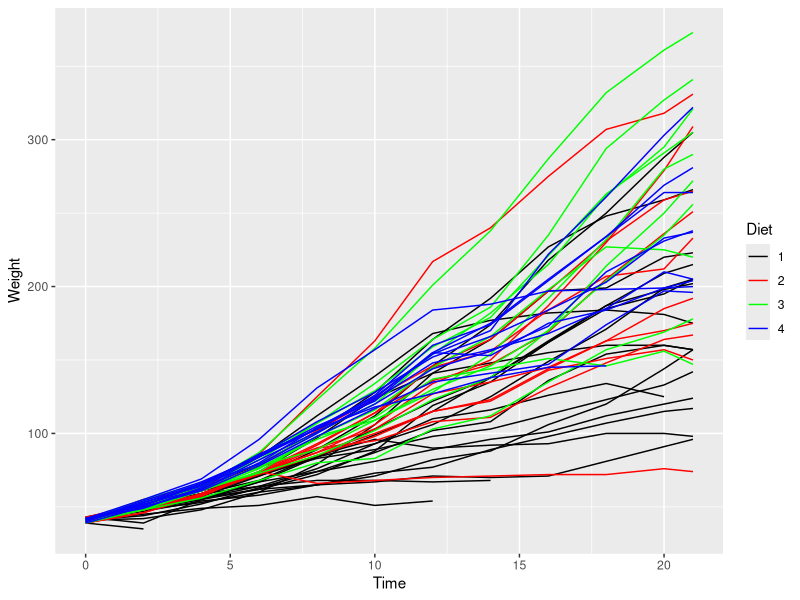
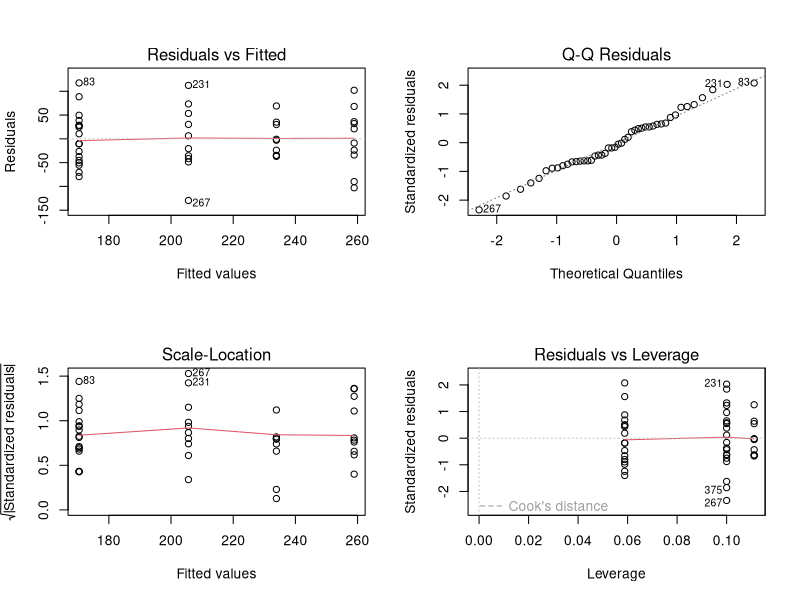

The R source for these figures, in order:
## ---- chunk 1
library(lme4)
## ---- chunk 2
data(ChickWeight)
## ---- chunk 3
# (a). (Type your code in the space below, if any)
summary(ChickWeight)
## ---- chunk 4
# (b). (Type your code in the space below, if any)
library(ggplot2)
ggplot(data=ChickWeight,aes(x=Time,y=weight,group=Chick,color=factor(Diet)))+
  geom_line()+
  labs(x='Time',y='Weight',color='Diet')+
  scale_color_manual(values=c('black','red','green','blue'))
## ---- chunk 5
# (c). (Type your code in the space below, if any)
table(ChickWeight$Diet)
## ---- chunk 6
dt1=subset(ChickWeight,Time==20)
fit1=aov(weight~Diet,data=dt1)
summary(fit1)
## ---- chunk 7
qf(0.95,3,42)
## ---- chunk 8
# (d). (Type your code in the space below, if any)
par(mfrow=c(2,2))
plot(fit1)

## ---- chunk 9
bartlett.test(weight~Diet,data=dt1)
## ---- chunk 10
aov_res=residuals(object=fit1)
shapiro.test(x=aov_res)
## ---- chunk 11
table(ChickWeight$Time,ChickWeight$Diet)
## ---- chunk 12
# (e). (Type your code in the space below, if any)
fit2=aov(weight~factor(Time)*Diet,data=ChickWeight)
summary(fit2)
## ---- chunk 13
fit4=aov(weight~factor(Time)+Diet,data=ChickWeight)
anova(fit4,fit2)
## ---- chunk 14
(717785-631110)/43/(631110/530)
qf(0.95,33,530)
## ---- chunk 15
# (f). (Type your code in the space below, if any)
ChickWeight$Time=as.numeric(ChickWeight$Time)
fit3=lmer(weight~Diet+Time+Diet:Time+(1+Time|Chick),data=ChickWeight)
summary(fit3)
#names(summary(fit3)$coefficients)
